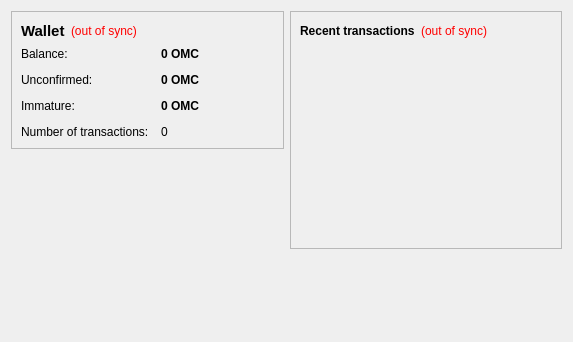
<?xml version="1.0" encoding="UTF-8"?>
<ui version="4.0">
 <class>OverviewPage</class>
 <widget class="QWidget" name="OverviewPage">
  <property name="geometry">
   <rect>
    <x>0</x>
    <y>0</y>
    <width>573</width>
    <height>342</height>
   </rect>
  </property>
  <property name="windowTitle">
   <string>Form</string>
  </property>
  <layout class="QHBoxLayout" name="horizontalLayout" stretch="1,1">
   <item>
    <layout class="QVBoxLayout" name="verticalLayout_2">
     <item>
      <widget class="QFrame" name="frame">
       <property name="frameShape">
        <enum>QFrame::StyledPanel</enum>
       </property>
       <property name="frameShadow">
        <enum>QFrame::Raised</enum>
       </property>
       <layout class="QVBoxLayout" name="verticalLayout_4">
        <item>
         <layout class="QHBoxLayout" name="horizontalLayout_4">
          <item>
           <widget class="QLabel" name="label_5">
            <property name="font">
             <font>
              <pointsize>11</pointsize>
              <weight>75</weight>
              <bold>true</bold>
             </font>
            </property>
            <property name="text">
             <string>Wallet</string>
            </property>
           </widget>
          </item>
          <item>
           <widget class="QLabel" name="labelWalletStatus">
            <property name="toolTip">
             <string>The displayed information may be out of date. Your wallet automatically synchronizes with the omuscoin network after a connection is established, but this process has not completed yet.</string>
            </property>
            <property name="styleSheet">
             <string notr="true">QLabel { color: red; }</string>
            </property>
            <property name="text">
             <string notr="true">(out of sync)</string>
            </property>
            <property name="alignment">
             <set>Qt::AlignLeading|Qt::AlignLeft|Qt::AlignVCenter</set>
            </property>
           </widget>
          </item>
          <item>
           <spacer name="horizontalSpacer_2">
            <property name="orientation">
             <enum>Qt::Horizontal</enum>
            </property>
            <property name="sizeHint" stdset="0">
             <size>
              <width>40</width>
              <height>20</height>
             </size>
            </property>
           </spacer>
          </item>
         </layout>
        </item>
        <item>
         <layout class="QFormLayout" name="formLayout_2">
          <property name="fieldGrowthPolicy">
           <enum>QFormLayout::AllNonFixedFieldsGrow</enum>
          </property>
          <property name="horizontalSpacing">
           <number>12</number>
          </property>
          <property name="verticalSpacing">
           <number>12</number>
          </property>
          <item row="0" column="0">
           <widget class="QLabel" name="label">
            <property name="text">
             <string>Balance:</string>
            </property>
           </widget>
          </item>
          <item row="0" column="1">
           <widget class="QLabel" name="labelBalance">
            <property name="font">
             <font>
              <weight>75</weight>
              <bold>true</bold>
             </font>
            </property>
            <property name="cursor">
             <cursorShape>IBeamCursor</cursorShape>
            </property>
            <property name="toolTip">
             <string>Your current balance</string>
            </property>
            <property name="text">
             <string notr="true">0 OMC</string>
            </property>
            <property name="textInteractionFlags">
             <set>Qt::LinksAccessibleByMouse|Qt::TextSelectableByKeyboard|Qt::TextSelectableByMouse</set>
            </property>
           </widget>
          </item>
          <item row="1" column="0">
           <widget class="QLabel" name="label_3">
            <property name="text">
             <string>Unconfirmed:</string>
            </property>
           </widget>
          </item>
          <item row="1" column="1">
           <widget class="QLabel" name="labelUnconfirmed">
            <property name="font">
             <font>
              <weight>75</weight>
              <bold>true</bold>
             </font>
            </property>
            <property name="cursor">
             <cursorShape>IBeamCursor</cursorShape>
            </property>
            <property name="toolTip">
             <string>Total of transactions that have yet to be confirmed, and do not yet count toward the current balance</string>
            </property>
            <property name="text">
             <string notr="true">0 OMC</string>
            </property>
            <property name="textInteractionFlags">
             <set>Qt::LinksAccessibleByMouse|Qt::TextSelectableByKeyboard|Qt::TextSelectableByMouse</set>
            </property>
           </widget>
          </item>
          <item row="3" column="0">
           <widget class="QLabel" name="label_2">
            <property name="text">
             <string>Number of transactions:</string>
            </property>
           </widget>
          </item>
          <item row="3" column="1">
           <widget class="QLabel" name="labelNumTransactions">
            <property name="toolTip">
             <string>Total number of transactions in wallet</string>
            </property>
            <property name="text">
             <string notr="true">0</string>
            </property>
           </widget>
          </item>
          <item row="2" column="0">
           <widget class="QLabel" name="labelImmatureText">
            <property name="text">
             <string>Immature:</string>
            </property>
           </widget>
          </item>
          <item row="2" column="1">
           <widget class="QLabel" name="labelImmature">
            <property name="font">
             <font>
              <weight>75</weight>
              <bold>true</bold>
             </font>
            </property>
            <property name="toolTip">
             <string>Mined balance that has not yet matured</string>
            </property>
            <property name="text">
             <string notr="true">0 OMC</string>
            </property>
            <property name="textInteractionFlags">
             <set>Qt::LinksAccessibleByMouse|Qt::TextSelectableByKeyboard|Qt::TextSelectableByMouse</set>
            </property>
           </widget>
          </item>
         </layout>
        </item>
       </layout>
      </widget>
     </item>
     <item>
      <spacer name="verticalSpacer">
       <property name="orientation">
        <enum>Qt::Vertical</enum>
       </property>
       <property name="sizeHint" stdset="0">
        <size>
         <width>20</width>
         <height>40</height>
        </size>
       </property>
      </spacer>
     </item>
    </layout>
   </item>
   <item>
    <layout class="QVBoxLayout" name="verticalLayout_3">
     <item>
      <widget class="QFrame" name="frame_2">
       <property name="frameShape">
        <enum>QFrame::StyledPanel</enum>
       </property>
       <property name="frameShadow">
        <enum>QFrame::Raised</enum>
       </property>
       <layout class="QVBoxLayout" name="verticalLayout">
        <item>
         <layout class="QHBoxLayout" name="horizontalLayout_2">
          <item>
           <widget class="QLabel" name="label_4">
            <property name="text">
             <string>&lt;b&gt;Recent transactions&lt;/b&gt;</string>
            </property>
           </widget>
          </item>
          <item>
           <widget class="QLabel" name="labelTransactionsStatus">
            <property name="toolTip">
             <string>The displayed information may be out of date. Your wallet automatically synchronizes with the omuscoin network after a connection is established, but this process has not completed yet.</string>
            </property>
            <property name="styleSheet">
             <string notr="true">QLabel { color: red; }</string>
            </property>
            <property name="text">
             <string notr="true">(out of sync)</string>
            </property>
            <property name="alignment">
             <set>Qt::AlignRight|Qt::AlignTrailing|Qt::AlignVCenter</set>
            </property>
           </widget>
          </item>
          <item>
           <spacer name="horizontalSpacer">
            <property name="orientation">
             <enum>Qt::Horizontal</enum>
            </property>
            <property name="sizeHint" stdset="0">
             <size>
              <width>40</width>
              <height>20</height>
             </size>
            </property>
           </spacer>
          </item>
         </layout>
        </item>
        <item>
         <widget class="QListView" name="listTransactions">
          <property name="styleSheet">
           <string notr="true">QListView { background: transparent; }</string>
          </property>
          <property name="frameShape">
           <enum>QFrame::NoFrame</enum>
          </property>
          <property name="verticalScrollBarPolicy">
           <enum>Qt::ScrollBarAlwaysOff</enum>
          </property>
          <property name="horizontalScrollBarPolicy">
           <enum>Qt::ScrollBarAlwaysOff</enum>
          </property>
          <property name="selectionMode">
           <enum>QAbstractItemView::NoSelection</enum>
          </property>
         </widget>
        </item>
       </layout>
      </widget>
     </item>
     <item>
      <spacer name="verticalSpacer_2">
       <property name="orientation">
        <enum>Qt::Vertical</enum>
       </property>
       <property name="sizeHint" stdset="0">
        <size>
         <width>20</width>
         <height>40</height>
        </size>
       </property>
      </spacer>
     </item>
    </layout>
   </item>
  </layout>
 </widget>
 <resources/>
 <connections/>
</ui>
